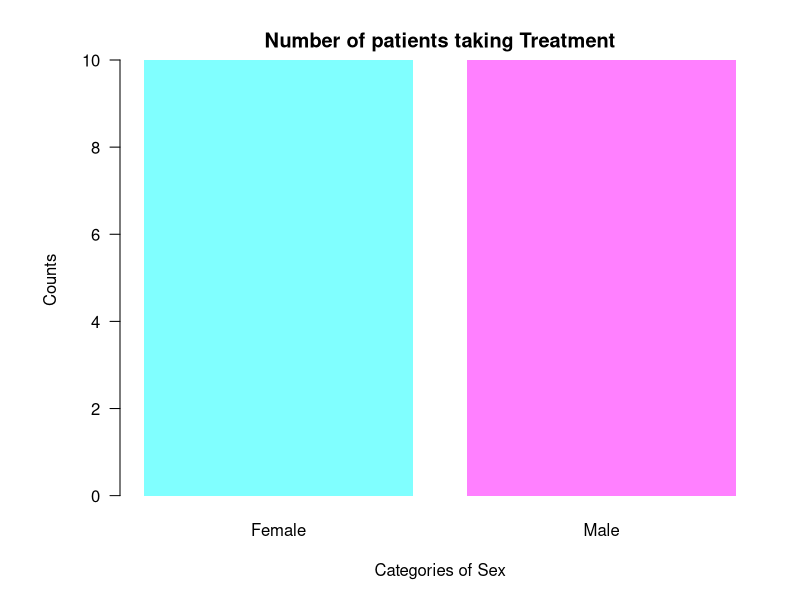
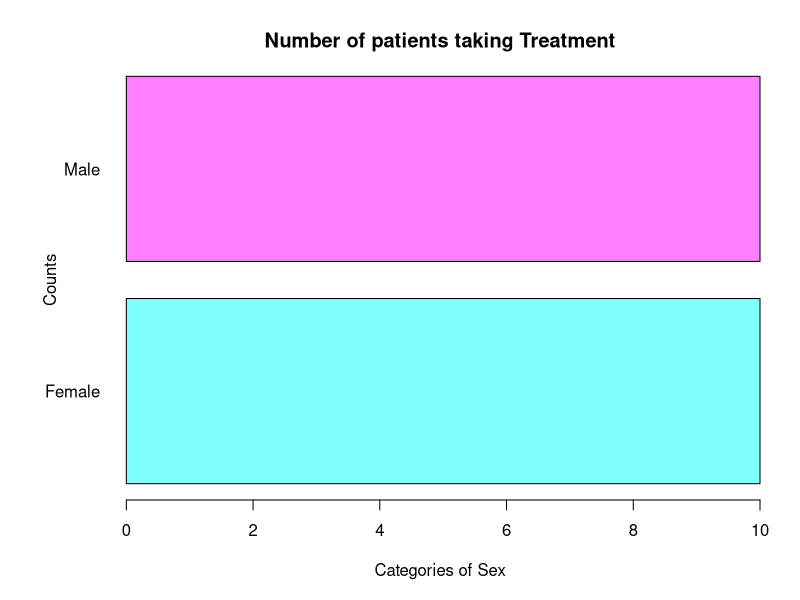
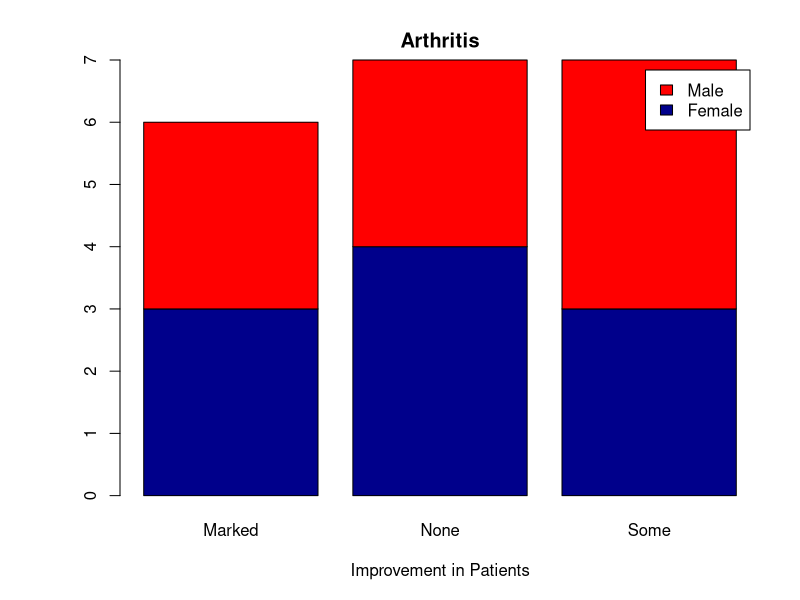
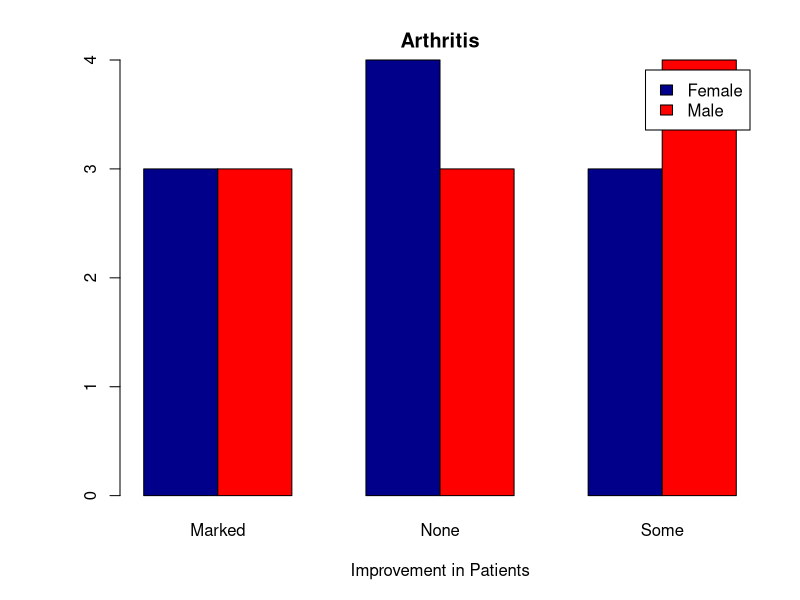

Source code (R) for these figures, in order:
# Barplot
library(readxl)
Arthritis<-read_excel("4-Arthritis.xlsx")

# counts of female and male patients
# plot(Arthritis$Sex)
Arth_gender<-table(Arthritis$Sex)
Arth_gender

# customize the chart
par(oma=c(1,1,1,1)) # set outside margin
par(mar=c(4,5,2,1)) # set plot margin

barplot(Arth_gender[order(Arth_gender)],
        las=1, #las gives orientation of axis labels
        col = cm.colors(2),
        border = NA,
        main = "Number of patients taking Treatment",
        xlab = "Categories of Sex",
        ylab = "Counts"
)

# Show horizontally bars
barplot(Arth_gender[order(Arth_gender)],horiz = TRUE,
        las=1, #las gives orientation of axis labels
        col = cm.colors(2),
        border = "black",
        main = "Number of patients taking Treatment",
        xlab = "Categories of Sex",
        ylab = "Counts"
)

# stacked barplot
counts<-table(Arthritis$Sex,Arthritis$Improved)
counts
barplot(counts,
        main = "Arthritis",
        xlab = "Improvement in Patients",
        col = c("darkblue","red"),
        legend = rownames(counts))

# Grouped barplot
counts<-table(Arthritis$Sex,Arthritis$Improved)
barplot(counts,
        main = "Arthritis",
        xlab = "Improvement in Patients",
        col = c("darkblue","red"),
        legend = rownames(counts),
        beside = TRUE)
